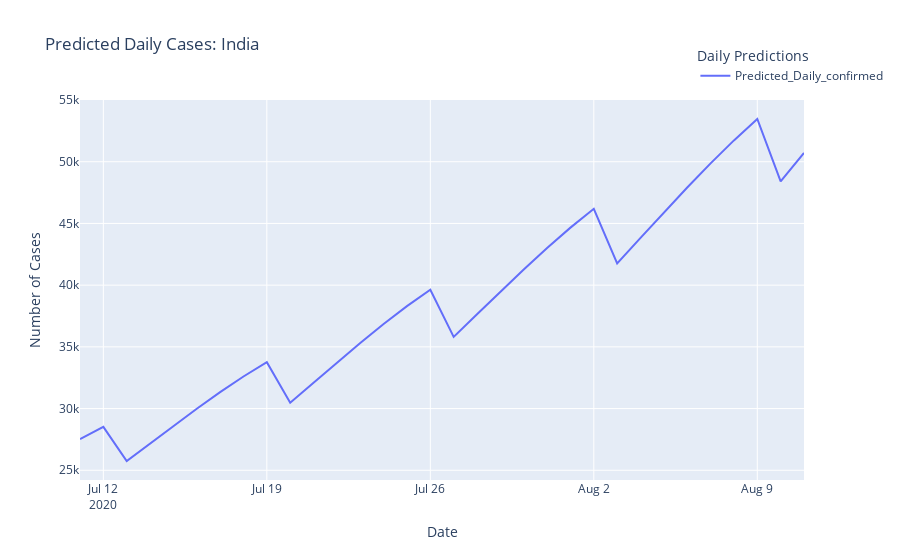

The notebook cell this image was saved under:
### Code cell
pd.options.plotting.backend = "plotly"
fig = x_pre['Predicted_Daily_confirmed'].plot(title='Predicted Daily Cases: India')
fig.update_layout(yaxis=dict(title='Number of Cases'),
                  legend_title_text='Daily Predictions', legend=dict(x=.85, y=1.15),
                 xaxis = dict(title = 'Date'))

### Figure 1 — Plotly figure (JSON) as saved in the notebook; plotly's stock layout.template omitted (floating-point values rounded to 4 significant figures)
{"data": [{"hovertemplate": "variable=Predicted_Daily_confirmed<br>index=%{x}<br>value=%{y}<extra></extra>", "legendgroup": "Predicted_Daily_confirmed", "line": {"color": "#636efa", "dash": "solid"}, "mode": "lines", "name": "Predicted_Daily_confirmed", "orientation": "v", "showlegend": true, "type": "scatter", "x": ["2020-07-11T00:00:00", "2020-07-12T00:00:00", "2020-07-13T00:00:00", "2020-07-14T00:00:00", "2020-07-15T00:00:00", "2020-07-16T00:00:00", "2020-07-17T00:00:00", "2020-07-18T00:00:00", "2020-07-19T00:00:00", "2020-07-20T00:00:00", "2020-07-21T00:00:00", "2020-07-22T00:00:00", "2020-07-23T00:00:00", "2020-07-24T00:00:00", "2020-07-25T00:00:00", "2020-07-26T00:00:00", "2020-07-27T00:00:00", "2020-07-28T00:00:00", "2020-07-29T00:00:00", "2020-07-30T00:00:00", "2020-07-31T00:00:00", "2020-08-01T00:00:00", "2020-08-02T00:00:00", "2020-08-03T00:00:00", "2020-08-04T00:00:00", "2020-08-05T00:00:00", "2020-08-06T00:00:00", "2020-08-07T00:00:00", "2020-08-08T00:00:00", "2020-08-09T00:00:00", "2020-08-10T00:00:00", "2020-08-11T00:00:00"], "xaxis": "x", "y": [27520.0, 28520.0, 25750.0, 27170.0, 28590.0, 29980.0, 31330.0, 32600.0, 33750.0, 30480.0, 32100.0, 33720.0, 35310.0, 36850.0, 38300.0, 39630.0, 35800.0, 37640.0, 39480.0, 41280.0, 43010.0, 44660.0, 46190.0, 41770.0, 43840.0, 45900.0, 47920.0, 49870.0, 51730.0, 53460.0, 48400.0, 50720.0], "yaxis": "y"}], "layout": {"legend": {"title": {"text": "Daily Predictions"}, "tracegroupgap": 0, "x": 0.85, "y": 1.15}, "title": {"text": "Predicted Daily Cases: India"}, "xaxis": {"anchor": "y", "domain": [0, 1], "title": {"text": "Date"}}, "yaxis": {"anchor": "x", "domain": [0, 1], "title": {"text": "Number of Cases"}}}}
